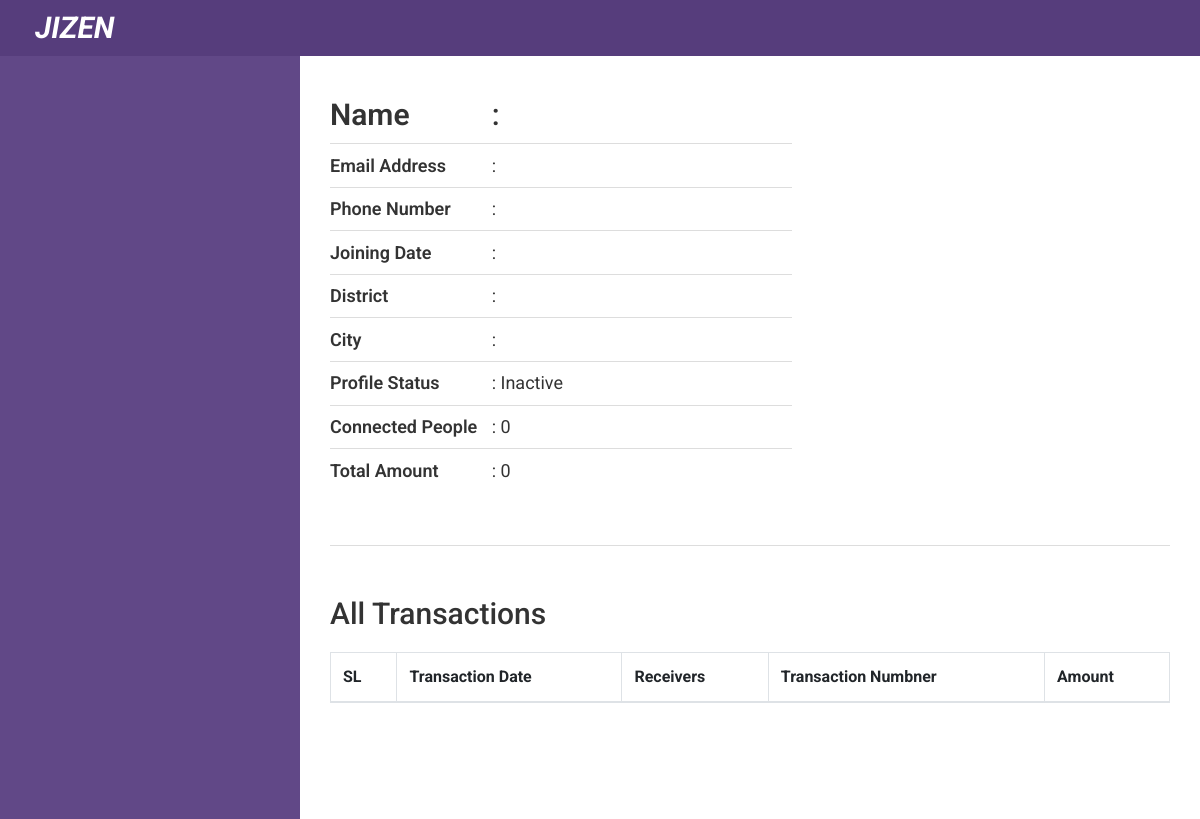
Before: /dashboard/doner/profile/17 with the older database file.
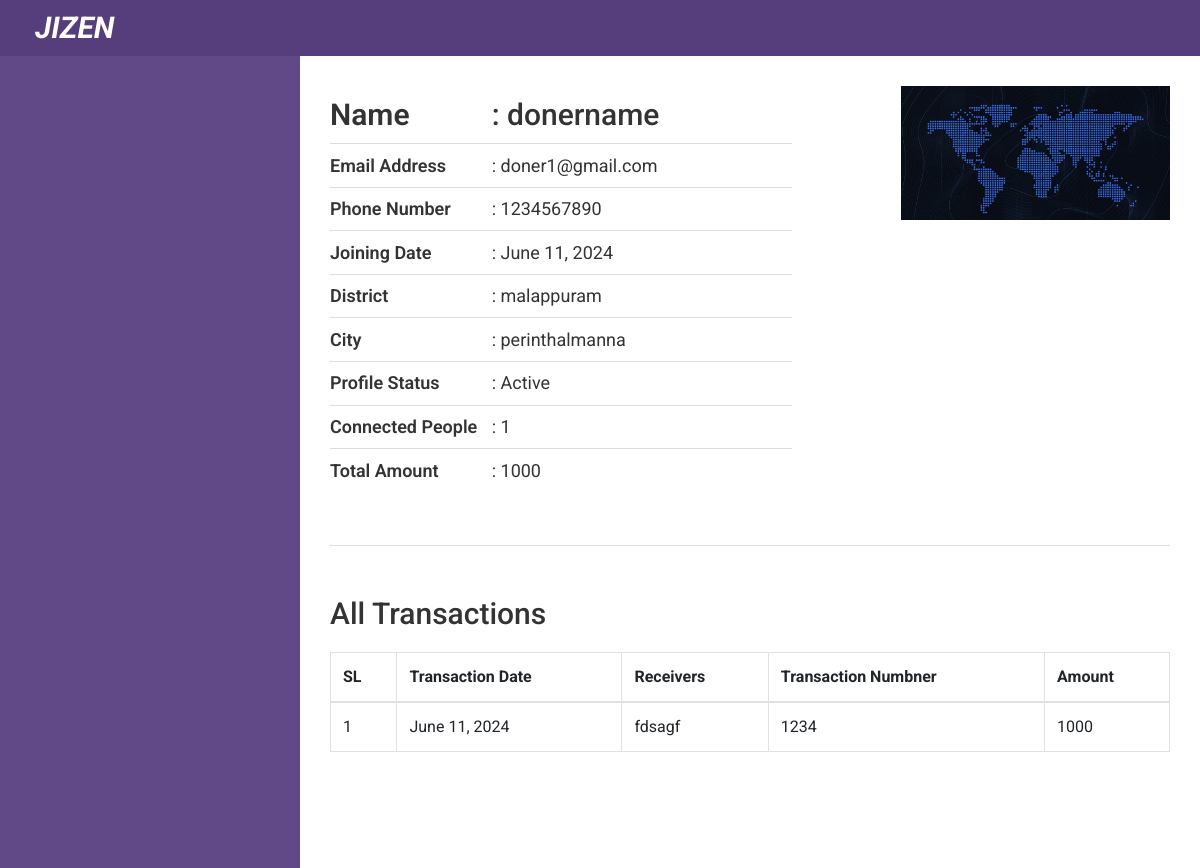
After: the same page with the newer database file.
### poorapp/models.py (models this page shows, shortened)
class Doner(models.Model):
    doner_name      = models.CharField(max_length = 120)
    gender_list = (
        ('F','Female'),
        ('M','Male'),
        ('O','Other')
    )
    doner_gender    = models.CharField(max_length=1,choices=gender_list, null=True)
    doner_age       = models.IntegerField(null=True,blank=True)
    doner_phone     = models.CharField(max_length=15)
    doner_email     = models.EmailField(max_length=50,blank=True)
    doner_pass      = models.CharField(max_length = 300)
    doner_image     = models.ImageField(upload_to='uploads/',blank = True)
    joining_date    = models.DateField(auto_now=False, auto_now_add=True)
    district_name   = models.ForeignKey(DistrictList, on_delete= models.CASCADE)
    city_name       = models.ForeignKey(CityList, on_delete= models.CASCADE)
    status          = models.BooleanField(default=False)
    complete        = models.BooleanField(default=False)
    request         = models.BooleanField(default=False)

class CityList(models.Model):
    district    = models.ForeignKey(DistrictList, on_delete=models.CASCADE)
    city_name   = models.CharField(max_length=100)
    def __str__(self):
        return self.city_name

class DistrictList(models.Model):
    district_name = models.CharField(max_length=100)
    def __str__(self):
        return self.district_name

class PaymentProcess(models.Model):
    payment_type    = models.ForeignKey(PaymentType, on_delete=models.CASCADE)
    payment_to      = models.ForeignKey(Receivers, on_delete=models.CASCADE)
    payment_by      = models.ForeignKey(Doner, on_delete=models.CASCADE)
    payment_amount  = models.IntegerField()
    bank_account    = models.IntegerField(blank=True, null=True)
    transaction_num = models.CharField(default='1234',max_length=10)
    payment_date    = models.DateField(auto_now_add= True, auto_now=False)
    status          = models.BooleanField(default= False)

class Receivers(models.Model):
    name                    = models.CharField(max_length=150)
    email                   = models.EmailField(max_length=150, blank=True)
    mobile_number           = models.IntegerField()
    password                = models.CharField(max_length = 30, default="123456")
    aplicant_proffessions   = models.ForeignKey('ApplicantProffession', on_delete=models.CASCADE)
    gender_list = (
        ('F','Female'),
        ('M','Male'),
        ('O','Other')
    )
    aplicant_gender         = models.CharField(max_length=1,default = 1,choices=gender_list)
    aplicant_age            = models.IntegerField(default=30)
    image                   = models.ImageField(upload_to='uploads/')
    father_name             = models.CharField(max_length=150)
    father_proffession      = models.ForeignKey('FatherProffession', on_delete=models.CASCADE)
    father_contact_number   = models.IntegerField()
    mother_name             = models.CharField(max_length=150)
    help_type               = models.ForeignKey('HelpCategory', on_delete=models.CASCADE)
    amount                  = models.IntegerField()
    amount_received         = models.IntegerField(default=0)
    require_date            = models.DateField()
    city_name               = models.ForeignKey(CityList, on_delete= models.CASCADE)
    district_name           = models.ForeignKey(DistrictList, on_delete= models.CASCADE)
    post_code               = models.CharField(max_length=20)
    address                 = models.TextField(max_length=500)
    payment_type            = models.ForeignKey('PaymentType', on_delete=models.CASCADE, default=0,null=True)
    payment_type_account    = models.IntegerField(blank=True,null=True)
    identity_document_lists = (
        ('DL','Driving License'),
        ('PP','Passport'),
        ('NC','NID Card'),
        ('BC','Birth Certificate'),
    )
    identity_doc_type       = models.CharField(max_length=2, choices=identity_document_lists)
    identity_doc            = models.ImageField(upload_to='uploads/')
    identity_doc_number     = models.IntegerField(blank=True)
    document_file_one       = models.ImageField(upload_to='uploads/', blank=True)
    problem_description     = RichTextField(blank=True,null=True)
    status                  = models.BooleanField(default=False)
    complete_status         = models.BooleanField(default=False)
    timestamp               = models.DateField(auto_now_add=True, auto_now=False)
    update                  = models.DateField(auto_now=True, auto_now_add=False)
    cloth_count             = models.IntegerField(default=0);
    cloth_size              = models.CharField(max_length=200,default='0');
    edu_items               = models.CharField(max_length=300,default='');
    food_quantity           = models.IntegerField(default=0);
    food_time               = models.CharField(max_length=200,null=True, blank=True);
    def __str__(self):
        return self.name

### poorapp/views.py (the view)
# urls.py: path('doner/profile/<int:doner_id>', views.doner_profile, name='doner_profile'),
def doner_profile(request,doner_id):
    doner = models.Doner.objects.filter(id=doner_id).first()
    payment = models.PaymentProcess.objects.filter(payment_by_id = doner_id)
    people = models.PaymentProcess.objects.filter(payment_by_id = doner_id).count()
    total = 0
    for item in payment:
        total = total + item.payment_amount
    context ={
        'doner'  :doner,
        'payment':payment,
        'total'  :total,
        'people' :people
    }
    return render(request,'dashboard/doner_profile.html',context)

### templates/dashboard/doner_profile.html
{% extends 'dashboard-base.html' %}
{% block dashboard %}
    <div class="doner_prifile">
        <div class="top_section">
            <div class="donner_image">
                <img src="{{doner.doner_image.url}}" alt="">
            </div>
            <div class="doner_name">
                <h2><strong>Name</strong>:  {{doner.doner_name}}</h2>
                <h2><strong>Email Address</strong>:  {{doner.doner_email}}</h2>
                <h2><strong>Phone Number</strong>:  {{doner.doner_phone}}</h2>
                <h2><strong>Joining Date</strong>:  {{doner.joining_date}}</h2>
                <h2><strong>District</strong>:  {{doner.city_name.district}}</h2>
                <h2><strong>City</strong>:  {{doner.city_name}}</h2>
                <h2><strong>Profile Status</strong>:  {% if doner.status %} Active{% else %} Inactive{% endif %} </h2>
                <h2><strong>Connected People</strong>:  {{people}}</h2>
                <h2><strong>Total Amount</strong>:  {{total}}</h2>
            </div>
        </div>
        <div class="all_transactions">
            <h2>All Transactions</h2>
            <table class="table table-bordered">
                <thead>
                    <th>SL</th>
                    <th>Transaction Date</th>
                    <th>Receivers</th>
                    <th>Transaction Numbner</th>
                    <th>Amount</th>
                </thead>
                <tbody>
                    {% for item in payment %}
                        <tr>
                            <td>{{forloop.counter}}</td>
                            <td>{{item.payment_date}}</td>
                            <td>{{item.payment_to}}</td>
                            <td>{{item.transaction_num}}</td>
                            <td>{{item.payment_amount}}</td>
                        </tr>
                    {% endfor %}
                </tbody>
            </table>
        </div>
    </div>
{% endblock dashboard %}

Changed rows visible on the page:
added Doner: doner_image (picture), doner_name "donername", doner_email "doner1@gmail.com", doner_phone "1234567890", joining_date "June 11, 2024", city_name.district "malappuram", city_name "perinthalmanna"
added PaymentProcess: payment_date "June 11, 2024", payment_to "fdsagf", transaction_num "1234", payment_amount "1000"
Other visible differences:
{{ people }}: "0" → "1"
{{ total }}: "0" → "1000"
text no longer shown: "Inactive"
text now shown: "Active"
